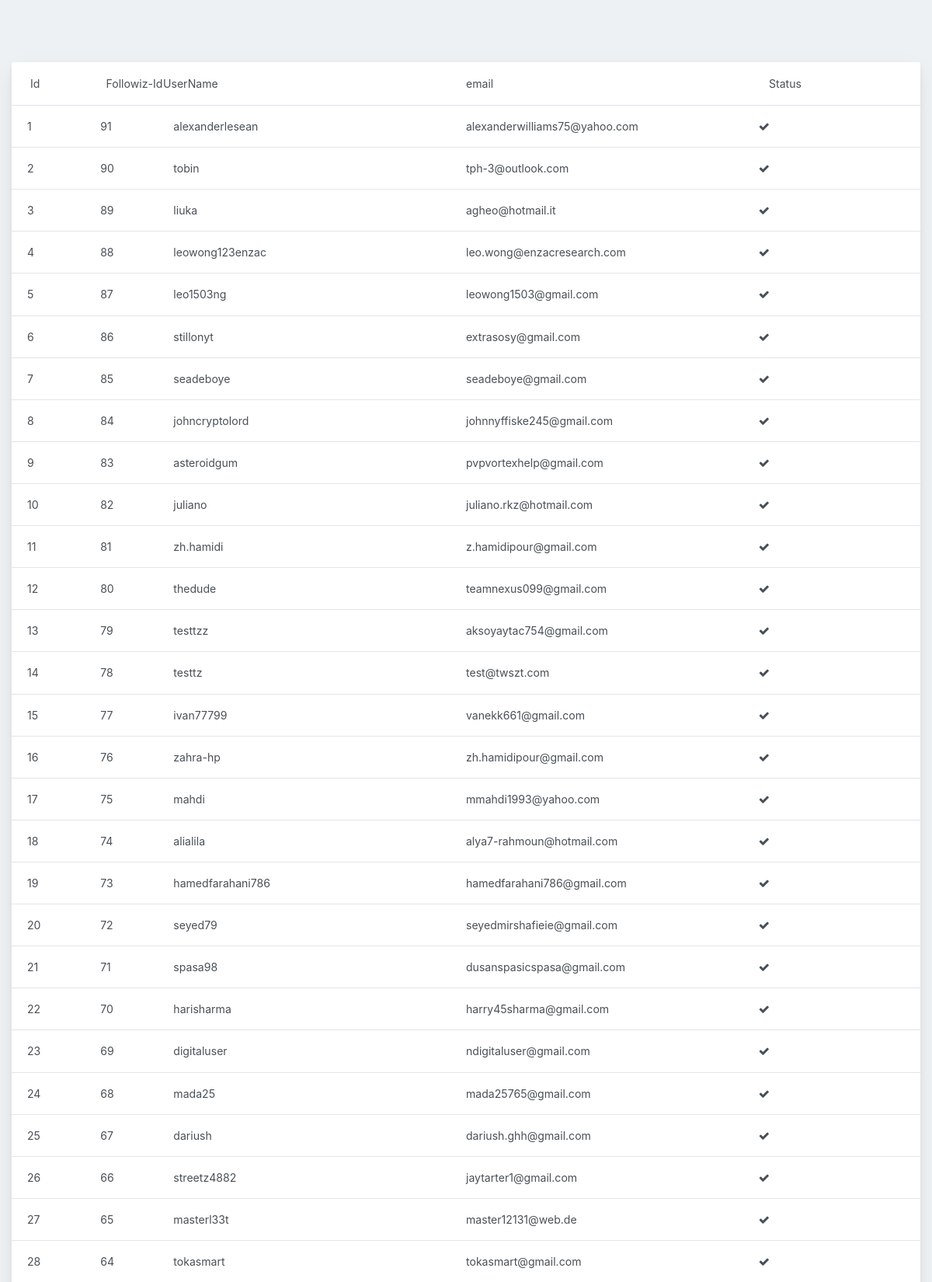
Page /client_js/users_listing/index.php (upper part) on the committed database.
### tables this page shows
CREATE TABLE `users` (
  `id` int(255) NOT NULL,
  `followiz_id` int(255) NOT NULL,
  `username` varchar(255) NOT NULL,
  `first_name` varchar(255) DEFAULT NULL,
  `last_name` varchar(255) DEFAULT NULL,
  `email` varchar(255) NOT NULL,
  `status` tinyint(1) NOT NULL DEFAULT '0'
);

### client_js/config/database.php (called while the page is built, shortened)
<?php
class Database{
    private $host = "localhost";
    private $db_name = "followiz_new_db";
    private $username = "FOLLOWIZ";
    private $password = "x9=Kxn9cCy";
    public $conn, $details;
    public $per_page_record = 50;
    public $page, $start_from, $total_pages;
    public function getConnection(){
        $this->conn = null;
        try{
            $this->conn = new PDO("mysql:host=" . $this->host . ";dbname=" . $this->db_name, $this->username, $this->password);
            $this->conn->exec("set names utf8");
        }catch(PDOException $exception){
            echo "Connection error: " . $exception->getMessage();
        }
        return $this->conn;
    }
    public function get_all_users(){
        $this->details = null;
        if($this->conn){
        if (isset($_GET["page"])) {
            $this->page  = $_GET["page"];
        }
        else {
          $this->page=1;
        }
        $this->start_from = ($this->page-1) * $this->per_page_record;
            $stm = $this->conn->query("select * from users LIMIT $this->start_from, $this->per_page_record");
            $this->details = $stm->fetchAll(PDO::FETCH_ASSOC);
        }
        return $this->details;
    }
}
?>

### client_js/users_listing/index.php (the view, shortened to what this page needs)
<?php
include("../config/database.php");
$users = new Database();
$users->getConnection();
$users->get_all_users();
?>
<!doctype html>
<html>
    <head>
        <link href='https://stackpath.bootstrapcdn.com/bootstrap/4.3.1/css/bootstrap.min.css' rel='stylesheet'>
        <link rel="stylesheet" href="https://cdnjs.cloudflare.com/ajax/libs/font-awesome/4.7.0/css/font-awesome.min.css">
        <link href='' rel='stylesheet'>
</head>
<body oncontextmenu='return false' class='snippet-body'>
<div class="container-fluid mt-100">
    <div class="card mb-3">
        <div class="card-header pl-0 pr-0">
            <div class="row no-gutters w-100 align-items-center">
                <div class="col-md-1 col-lg-1 col-sm-1 pl-4">Id</div>
            	<div class="col-md-1 col-lg-1 col-sm-1 pl-4">Followiz-Id</div>
                <div class="col-md-4 col-lg-4 col-sm-4">UserName</div>
                <div class="col-md-4 col-lg-4 col-sm-4">email</div>
                <div class="col-md-2 col-lg-2 col-sm-2">Status</div>
            </div>
        </div>
        <?php
        if($users->number_of_records == 0){?>
        <div class="card-body py-3">
            <div class="row no-gutters align-items-center">
                <h1>No records found.</h1>
            </div>
        </div>
        <hr class="m-0">
        <?php }else{
        	foreach($users->details as $row) {
        ?>
        <div class="card-body py-3">
            <div class="row no-gutters align-items-center">
                <div class="col-md-1 col-lg-1 col-sm-1"><?php echo $row['id']; ?></div>
            	<div class="col-md-1 col-lg-1 col-sm-1"><?php echo $row['followiz_id']; ?></div>
                <div class="col-md-4 col-lg-4 col-sm-4"><?php echo $row['username']; ?></div>
                <div class="col-md-4 col-lg-4 col-sm-4"><?php echo $row['email']; ?></div>
                <?php  $class = ($row['status'])?'fa-times':'fa-check'; ?>
                    <div data-recordId="<?php echo $row['id'] ?>" data-recordStatus="<?php echo ($row['status'])?0:1 ?>"  class="col-md-2 col-lg-2 col-sm-2 updateStatus" >
                        <i class="fa <?php echo $class; ?>" aria-hidden="status"></i>
                    </div>
            </div>
        </div>
        <hr class="m-0">
    <?php }
    }  ?>
    </div>
</div>
</body>
</html>

### client_js/users_listing/index.php (style rules this page uses)
body { margin: 0; font-family: -apple-system, BlinkMacSystemFont, "Segoe UI", Roboto, "Helvetica Neue", Arial, "Noto Sans", sans-serif, "Apple Color Emoji", "Segoe UI Emoji", "Segoe UI Symbol", "Noto Color Emoji"; font-size: .88rem; font-weight: 400; line-height: 1.5; color: #495057; text-align: left; background-color: #eef1f3 }
.mt-100 { margin-top: 80px }
.card { box-shadow: 0 0.46875rem 2.1875rem rgba(4, 9, 20, 0.03), 0 0.9375rem 1.40625rem rgba(4, 9, 20, 0.03), 0 0.25rem 0.53125rem rgba(4, 9, 20, 0.05), 0 0.125rem 0.1875rem rgba(4, 9, 20, 0.03); border-width: 0; transition: all .2s }
.card-header:first-child { border-radius: calc(.25rem - 1px) calc(.25rem - 1px) 0 0 }
.card-header { display: flex; align-items: center; border-bottom-width: 1px; padding-top: 0; padding-bottom: 0; padding-right: .625rem; height: 3.5rem; background-color: #fff; border-bottom: 1px solid rgba(26, 54, 126, 0.125) }
.card-body { flex: 1 1 auto; padding: 1.25rem }

### rows in the picture
users: id "1", followiz "91", username "alexanderlesean", email "alexanderwilliams75@yahoo.com", status 0 (drawn)
users: id "2", followiz "90", username "tobin", email "tph-3@outlook.com", status 0 (drawn)
users: id "3", followiz "89", username "liuka", email "agheo@hotmail.it", status 0 (drawn)
users: id "4", followiz "88", username "leowong123enzac", email "leo.wong@enzacresearch.com", status 0 (drawn)
users: id "5", followiz "87", username "leo1503ng", email "leowong1503@gmail.com", status 0 (drawn)
users: id "6", followiz "86", username "stillonyt", email "extrasosy@gmail.com", status 0 (drawn)
users: id "7", followiz "85", username "seadeboye", email "seadeboye@gmail.com", status 0 (drawn)
users: id "8", followiz "84", username "johncryptolord", email "johnnyffiske245@gmail.com", status 0 (drawn)
users: id "9", followiz "83", username "asteroidgum", email "pvpvortexhelp@gmail.com", status 0 (drawn)
users: id "10", followiz "82", username "juliano", email "juliano.rkz@hotmail.com", status 0 (drawn)
users: id "11", followiz "81", username "zh.hamidi", email "z.hamidipour@gmail.com", status 0 (drawn)
users: id "12", followiz "80", username "thedude", email "teamnexus099@gmail.com", status 0 (drawn)
users: id "13", followiz "79", username "testtzz", email "aksoyaytac754@gmail.com", status 0 (drawn)
users: id "14", followiz "78", username "testtz", email "test@twszt.com", status 0 (drawn)
users: id "15", followiz "77", username "ivan77799", email "vanekk661@gmail.com", status 0 (drawn)
users: id "16", followiz "76", username "zahra-hp", email "zh.hamidipour@gmail.com", status 0 (drawn)
users: id "17", followiz "75", username "mahdi", email "mmahdi1993@yahoo.com", status 0 (drawn)
users: id "18", followiz "74", username "alialila", email "alya7-rahmoun@hotmail.com", status 0 (drawn)
users: id "19", followiz "73", username "hamedfarahani786", email "hamedfarahani786@gmail.com", status 0 (drawn)
users: id "20", followiz "72", username "seyed79", email "seyedmirshafieie@gmail.com", status 0 (drawn)
users: id "21", followiz "71", username "spasa98", email "dusanspasicspasa@gmail.com", status 0 (drawn)
users: id "22", followiz "70", username "harisharma", email "harry45sharma@gmail.com", status 0 (drawn)
users: id "23", followiz "69", username "digitaluser", email "ndigitaluser@gmail.com", status 0 (drawn)
users: id "24", followiz "68", username "mada25", email "mada25765@gmail.com", status 0 (drawn)
users: id "25", followiz "67", username "dariush", email "dariush.ghh@gmail.com", status 0 (drawn)
users: id "26", followiz "66", username "streetz4882", email "jaytarter1@gmail.com", status 0 (drawn)
users: id "27", followiz "65", username "masterl33t", email "master12131@web.de", status 0 (drawn)
users: id "28", followiz "64", username "tokasmart", email "tokasmart@gmail.com", status 0 (drawn)
